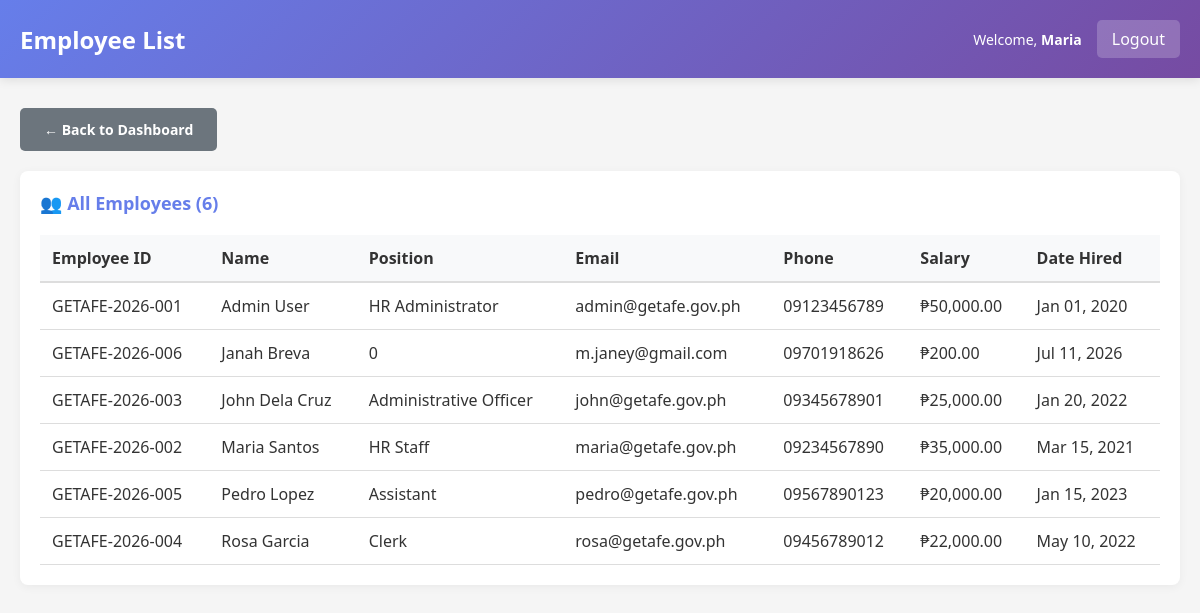
/staff/employee_list.php (signed in), run on the app's committed database.
### tables this page shows
CREATE TABLE `employees` (
  `employee_id` int(11) NOT NULL AUTO_INCREMENT,
  `employee_code` varchar(20) NOT NULL,
  `first_name` varchar(50) NOT NULL,
  `last_name` varchar(50) NOT NULL,
  `email` varchar(100) NOT NULL,
  `phone` varchar(20) DEFAULT NULL,
  `position` varchar(100) DEFAULT NULL,
  `salary` decimal(10,2) DEFAULT NULL,
  `date_hired` date DEFAULT NULL,
  `status` enum('active','inactive') DEFAULT 'active',
  `created_at` timestamp NOT NULL DEFAULT current_timestamp(),
  `updated_at` timestamp NOT NULL DEFAULT current_timestamp() ON UPDATE current_timestamp(),
  `department` varchar(100) DEFAULT NULL,
  `qr_code` varchar(255) DEFAULT NULL,
  `qr_generated_date` datetime DEFAULT NULL,
  PRIMARY KEY (`employee_id`),
  UNIQUE KEY `employee_code` (`employee_code`),
  UNIQUE KEY `email` (`email`)
);

### includes/functions.php (called while the page is built, shortened)
<?php
function get_employee_info($conn, $employee_id) {
    $stmt = $conn->prepare("SELECT * FROM employees WHERE employee_id = ? LIMIT 1");
    $stmt->bind_param("i", $employee_id);
    $stmt->execute();
    $res = $stmt->get_result();
    $row = $res->fetch_assoc();
    return $row ?: null;
}
function format_date($date) {
    return date('M d, Y', strtotime($date));
}
?>

### staff/employee_list.php (the view, shortened to what this page needs)
<?php
require_once '../config/database.php';
require_once '../includes/functions.php';
$staff = get_employee_info($conn, $_SESSION['employee_id']);
$employees = $conn->query("SELECT * FROM employees WHERE status = 'active' ORDER BY first_name")->fetch_all(MYSQLI_ASSOC);
?>
<!DOCTYPE html>
<html lang="en">
<head>
    <link rel="stylesheet" href="../assets/css/style.css">
</head>
<body>
    <div class="navbar">
        <h2>Employee List</h2>
        <div class="navbar-user">
            <span>Welcome, <strong><?php echo htmlspecialchars($staff['first_name']); ?></strong></span>
            <a href="../logout.php">Logout</a>
        </div>
    </div>
    <div class="container">
        <a href="dashboard.php" class="btn btn-secondary" style="margin-bottom: 20px;">← Back to Dashboard</a>
        <div class="table-container">
            <h3>👥 All Employees (<?php echo count($employees); ?>)</h3>
            <table>
                <thead>
                    <tr>
                        <th>Employee ID</th>
                        <th>Name</th>
                        <th>Position</th>
                        <th>Email</th>
                        <th>Phone</th>
                        <th>Salary</th>
                        <th>Date Hired</th>
                    </tr>
                </thead>
                <tbody>
                    <?php foreach ($employees as $emp): ?>
                    <tr>
                        <td><?php echo $emp['employee_code']; ?></td>
                        <td><?php echo htmlspecialchars($emp['first_name'] . ' ' . $emp['last_name']); ?></td>
                        <td><?php echo htmlspecialchars($emp['position']); ?></td>
                        <td><?php echo htmlspecialchars($emp['email']); ?></td>
                        <td><?php echo htmlspecialchars($emp['phone']); ?></td>
                        <td>₱<?php echo number_format($emp['salary'], 2); ?></td>
                        <td><?php echo format_date($emp['date_hired']); ?></td>
                    </tr>
                    <?php endforeach; ?>
                </tbody>
            </table>
        </div>
    </div>
</body>
</html>

### assets/css/style.css (style rules this page uses)
* { margin: 0; padding: 0; box-sizing: border-box; }
body { font-family: 'Segoe UI', Tahoma, Geneva, Verdana, sans-serif; background-color: #f5f5f5; color: #333; }
.navbar { background: linear-gradient(135deg, #667eea 0%, #764ba2 100%); color: white; padding: 20px; display: flex; justify-content: space-between; align-items: center; box-shadow: 0 2px 10px rgba(0, 0, 0, 0.1); }
.navbar h2 { font-size: 24px; font-weight: 600; }
.navbar-user { display: flex; gap: 15px; align-items: center; }
.navbar-user span { font-size: 14px; }
.navbar-user a { background: rgba(255, 255, 255, 0.2); color: white; padding: 8px 15px; text-decoration: none; border-radius: 5px; transition: background 0.3s; }
.container { max-width: 1200px; margin: 30px auto; padding: 0 20px; }
.btn { display: inline-block; padding: 12px 24px; border: none; border-radius: 5px; cursor: pointer; font-size: 14px; font-weight: 600; text-decoration: none; transition: all 0.3s; }
.btn-secondary { background: #6c757d; color: white; }
.table-container { background: white; border-radius: 8px; padding: 20px; margin-bottom: 20px; box-shadow: 0 2px 10px rgba(0, 0, 0, 0.05); }
.table-container h3 { color: #667eea; margin-bottom: 20px; font-size: 18px; }
table { width: 100%; border-collapse: collapse; }
table thead { background-color: #f8f9fa; border-bottom: 2px solid #ddd; }
table th { padding: 12px; text-align: left; font-weight: 600; color: #333; }
table td { padding: 12px; border-bottom: 1px solid #ddd; }

### data on the page
employees: first_name "Maria", employee_code "GETAFE-2026-002", first_name+last_name "Maria Santos", position "HR Staff", email "maria@getafe.gov.ph", phone "09234567890", salary "35,000.00", date_hired "Mar 15, 2021"
employees: employee_code "GETAFE-2026-001", first_name+last_name "Admin User", position "HR Administrator", email "admin@getafe.gov.ph", phone "09123456789", salary "50,000.00", date_hired "Jan 01, 2020"
employees: employee_code "GETAFE-2026-006", first_name+last_name "Janah Breva", position "0", email "m.janey@gmail.com", phone "09701918626", salary "200.00", date_hired "Jul 11, 2026"
employees: employee_code "GETAFE-2026-003", first_name+last_name "John Dela Cruz", position "Administrative Officer", email "john@getafe.gov.ph", phone "09345678901", salary "25,000.00", date_hired "Jan 20, 2022"
employees: employee_code "GETAFE-2026-005", first_name+last_name "Pedro Lopez", position "Assistant", email "pedro@getafe.gov.ph", phone "09567890123", salary "20,000.00", date_hired "Jan 15, 2023"
employees: employee_code "GETAFE-2026-004", first_name+last_name "Rosa Garcia", position "Clerk", email "rosa@getafe.gov.ph", phone "09456789012", salary "22,000.00", date_hired "May 10, 2022"

### other printed values
count($employees) "6"
